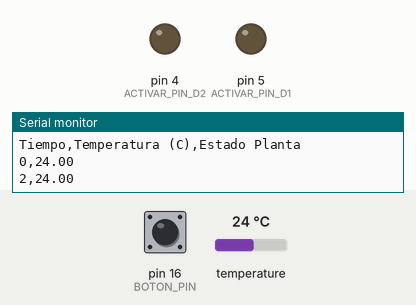
Bench run of a sketch on a simulated Arduino Uno, built with avr-gcc and run on an emulated ATmega328P. On the bench: output pins drawn as LEDs (lit = HIGH), the last lines printed to the serial monitor. Inputs (shaded band) come from the test bench; at power-on: pin 16 (BOTON_PIN) HIGH, temperature 24 °C.

Above: at 2.8 s.
2.9 s: pin 16 (BOTON_PIN) pulled LOW for 1.6 s
At 3.7 s:
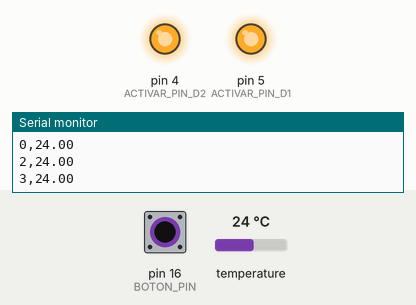
6.0 s: pin 16 (BOTON_PIN) pulled LOW for 3.2 s
At 7.6 s:
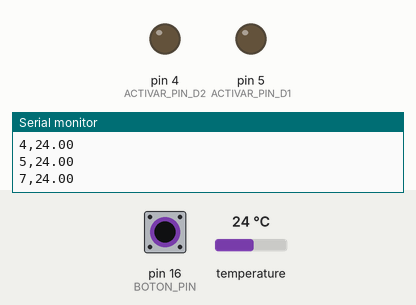
Timing chart, 0 to 9.1 s (numbered marks = the images above; inputs shaded):
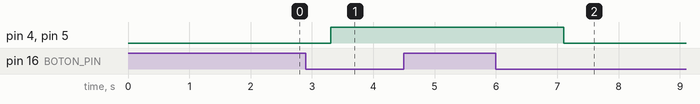

The sketch:

NodeMcu_Temp.ino
```cpp
//Se utiliza la placa NodeMcu Amica para medir temperatura mediante un sensor de temperatura DS18B20

#include <OneWire.h>
#include <DallasTemperature.h>

// Pin D4 del NodeMCU para el sensor DS18B20
#define ONE_WIRE_BUS 2

// Pin D0 del NodeMCU para el botón (con resistencia pull-up interna)
#define BOTON_PIN 16

// Pin D1 y D2 del NodeMCU para activar cuando el estado de la planta sea 1
#define ACTIVAR_PIN_D1 5
#define ACTIVAR_PIN_D2 4

// Setup de una instancia OneWire para comunicarse con dispositivos OneWire
OneWire oneWire(ONE_WIRE_BUS);

// Paso de la referencia oneWire al sensor Dallas Temperature
DallasTemperature sensors(&oneWire);

// Variable para almacenar el estado de la planta (0: apagada, 1: encendida)
int estado_planta = 0;

// Variable para almacenar el estado anterior del botón
int estado_anterior_boton = HIGH;

void setup() {
  // Inicia la comunicación con el sensor DS18B20
  sensors.begin();

  // Configura el botón como entrada con resistencia pull-up
  pinMode(BOTON_PIN, INPUT_PULLUP);

  // Configura los pines D1 y D2 como salidas
  pinMode(ACTIVAR_PIN_D1, OUTPUT);
  pinMode(ACTIVAR_PIN_D2, OUTPUT);

  Serial.begin(9600);
  Serial.println("Tiempo,Temperatura (C),Estado Planta");

  // Puedes agregar otras configuraciones según sea necesario
}

void loop() {
  // Solicita la temperatura al DS18B20
  sensors.requestTemperatures();

  // Lee la temperatura en grados Celsius
  float temperatura = sensors.getTempCByIndex(0);

  // Lee el estado actual del botón (LOW cuando se presiona debido a la resistencia pull-up)
  int estado_boton = digitalRead(BOTON_PIN);

  // Verifica si el estado del botón ha cambiado
  if (estado_boton == LOW && estado_anterior_boton == HIGH) {
    // Invierte el estado de la planta si el botón se ha presionado
    estado_planta = 1 - estado_planta;
   // Para evitar rebotes, espera medio segundo antes de considerar otro cambio
  }

  // Almacena el estado actual del botón para la próxima iteración
  estado_anterior_boton = estado_boton;

  // Imprime la temperatura, el tiempo y el estado de la planta
  Serial.print(millis() / 1000); // Tiempo en segundos
  Serial.print(",");
  Serial.print(temperatura); // Temperatura en grados Celsius
  //Serial.print(",");
  //Serial.print(estado_planta); // Estado de la planta (0 o 1)
  Serial.println();

  // Activa los pines D1 y D2 si el estado de la planta es 1
  if (estado_planta == 1) {
    digitalWrite(ACTIVAR_PIN_D1, HIGH);
    digitalWrite(ACTIVAR_PIN_D2, HIGH);
  } else {
    // Desactiva los pines D1 y D2 si el estado de la planta es 0
    digitalWrite(ACTIVAR_PIN_D1, LOW);
    digitalWrite(ACTIVAR_PIN_D2, LOW);
  }

  // Puedes agregar otro código aquí según sea necesario

  delay(500); // Retraso de 1 segundo antes de la siguiente lectura
}
```

Measured:
- after the input at 2.9 s, pin 4 (ACTIVAR_PIN_D2), pin 5 (ACTIVAR_PIN_D1): LOW → HIGH after 0.41 s
- after the input at 6.0 s, pin 4 (ACTIVAR_PIN_D2), pin 5 (ACTIVAR_PIN_D1): HIGH → LOW after 1.1 s
